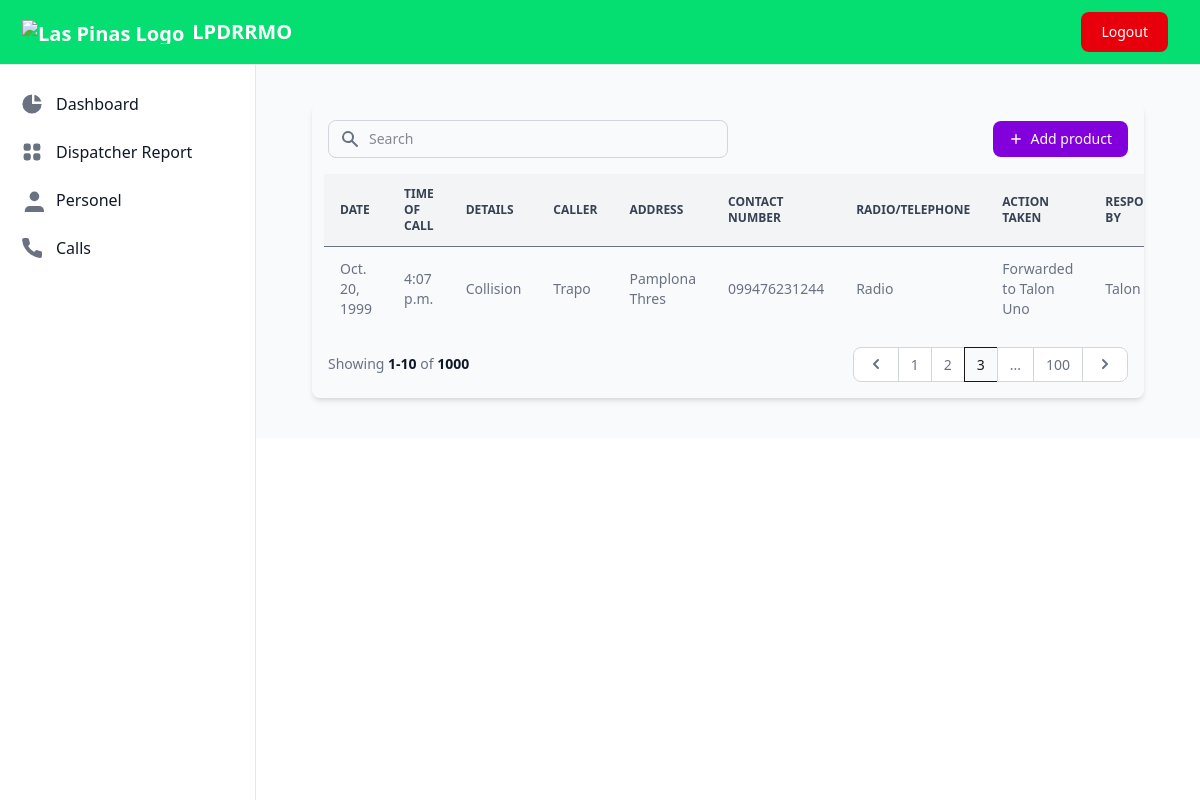
Page /calls/ (signed in) on the committed database.
### dispatch/models.py (models this page shows)
class Incident(models.Model):
    date = models.DateField()
    time_of_call = models.TimeField()
    details = models.CharField(max_length=200)
    caller = models.CharField(max_length=100)
    address = models.CharField(max_length=100)
    contact_number = models.IntegerField()
    action_taken = models.CharField(max_length=200)
    time_of_dispatch = models.TimeField()
    responded_by = models.CharField(max_length=100)
    back_to_base = models.TimeField()
    radio_or_telephone = models.CharField(max_length=100)
    remarks = models.CharField(max_length=100)

### dispatch/views.py (the view)
# urls.py: path('calls/', views.showView, name="calls"),
@login_required(login_url='/members/login_user/')
def showView(request):
    obj = Incident.objects.all()
    template_name = 'dispatch/calls.html'
    context = {'calls': obj}
    return render(request, template_name, context)

### dispatch/templates/dispatch/calls.html (shortened to what this page needs)
{% extends "../base/base.html" %}
{% block template %}
<section class=" ">
  <div class="max-w-screen-xl px-4">
      <div class="relative shadow-md sm:rounded-lg overflow-hidden">
          <div class="flex flex-col md:flex-row items-center justify-between space-y-3 md:space-y-0 md:space-x-4 p-4">
              <div class="w-full md:w-1/2">
                  <form class="flex items-center">
                      <div class="relative w-full">
                          <div class="absolute inset-y-0 left-0 flex items-center pl-3 pointer-events-none">
                              <svg aria-hidden="true" class="w-5 h-5 text-gray-500" fill="currentColor" viewbox="0 0 20 20" xmlns="http://www.w3.org/2000/svg">
                                  <path fill-rule="evenodd" d="M8 4a4 4 0 100 8 4 4 0 000-8zM2 8a6 6 0 1110.89 3.476l4.817 4.817a1 1 0 01-1.414 1.414l-4.816-4.816A6 6 0 012 8z" clip-rule="evenodd" />
                              </svg>
                          </div>
                          <input type="text" id="simple-search" class=" border border-gray-300 text-gray-900 text-sm rounded-lg focus:ring-primary-500 focus:border-primary-500 block w-full pl-10 p-2 dark:border-gray-600 dark:placeholder-gray-400   dark:focus:ring-primary-500 dark:focus:border-primary-500" placeholder="Search" required="">
                      </div>
                  </form>
              </div>
              <div class="w-full md:w-auto flex flex-col md:flex-row space-y-2 md:space-y-0 items-stretch md:items-center justify-end md:space-x-3 flex-shrink-0">
                  <button type="button" class="flex items-center justify-center text-white bg-purple-700 cursor pointer hover:bg-primary-800 focus:ring-4 focus:ring-primary-300 font-medium rounded-lg text-sm px-4 py-2 dark:bg-primary-600 dark:hover:bg-primary-700 focus:outline-none dark:focus:ring-primary-800">
                      <svg class="h-3.5 w-3.5 mr-2" fill="currentColor" viewbox="0 0 20 20" xmlns="http://www.w3.org/2000/svg" aria-hidden="true">
                          <path clip-rule="evenodd" fill-rule="evenodd" d="M10 3a1 1 0 011 1v5h5a1 1 0 110 2h-5v5a1 1 0 11-2 0v-5H4a1 1 0 110-2h5V4a1 1 0 011-1z" />
                      </svg>
                      <a href="{% url "calls_form" %}">Add product</a>
                  </button>
              </div>
          </div>
          <div class="overflow-x-auto px-3">
              <table class="w-full text-sm text-left text-gray-500 ">
                  <thead class="text-xs text-gray-700 uppercase bg-gray-100 ">
                      <tr>
                        <th scope="col" class="px-4 py-3">Date</th>
                        <th scope="col" class="px-4 py-3">Time of Call</th>
                        <th scope="col" class="px-4 py-3">Details</th>
                        <th scope="col" class="px-4 py-3">Caller</th>
                        <th scope="col" class="px-4 py-3">Address</th>
                        <th scope="col" class="px-4 py-3">Contact Number</th>
                        <th scope="col" class="px-4 py-3">Radio/telephone</th>
                        <th scope="col" class="px-4 py-3">Action Taken</th>
                        <th scope="col" class="px-4 py-3">Responded by</th>
                      </tr>
                  </thead>
                  <tbody>
                    {% for call in calls reversed%}
                      <tr class="border-b dark:border-gray-700">
                          <tr>
                            <td class="px-4 py-3">{{call.date}}</td>
                            <td class="px-4 py-3">{{call.time_of_call}}</td>
                            <td class="px-4 py-3">{{call.details}}</td>
                            <td class="px-4 py-3">{{call.caller}}</td>
                            <td class="px-4 py-3">{{call.address}}</td>
                            <td class="px-4 py-3">0{{call.contact_number}}</td>
                            <td class="px-4 py-3">{{call.radio_or_telephone}}</td>
                            <td class="px-4 py-3">{{call.action_taken}}</td>
                            <td class="px-4 py-3">{{call.responded_by}}</td>
                      </tr>
                    {% endfor %}
                  </tbody>
              </table>
          </div>
          <nav class="flex flex-col md:flex-row justify-between items-start md:items-center space-y-3 md:space-y-0 p-4" aria-label="Table navigation">
              <span class="text-sm font-normal text-gray-500 dark:text-gray-400">
                  Showing
                  <span class="font-semibold text-gray-900  ">1-10</span>
                  of
                  <span class="font-semibold text-gray-900  ">1000</span>
              </span>
              <ul class="inline-flex items-stretch -space-x-px">
                  <li>
                      <a href="#" class="flex items-center justify-center h-full py-1.5 px-3 ml-0 text-gray-500 bg-white rounded-l-lg border border-gray-300 hover:bg-gray-100 hover:text-gray-700 dark:bg-gray-800 dark:border-gray-700 dark:text-gray-400 dark:hover:bg-gray-700 dark:hover:text-white">
                          <svg class="w-5 h-5" aria-hidden="true" fill="currentColor" viewbox="0 0 20 20" xmlns="http://www.w3.org/2000/svg">
                              <path fill-rule="evenodd" d="M12.707 5.293a1 1 0 010 1.414L9.414 10l3.293 3.293a1 1 0 01-1.414 1.414l-4-4a1 1 0 010-1.414l4-4a1 1 0 011.414 0z" clip-rule="evenodd" />
                          </svg>
                      </a>
                  </li>
                  <li>
                      <a href="#" class="flex items-center justify-center text-sm py-2 px-3 leading-tight text-gray-500 bg-white border border-gray-300 hover:bg-gray-100 hover:text-gray-700 dark:border-gray-700 dark:hover:bg-gray-700 dark:hover:text-white">1</a>
                  </li>
                  <li>
                      <a href="#" class="flex items-center justify-center text-sm py-2 px-3 leading-tight text-gray-500 bg-white border border-gray-300 hover:bg-gray-100 hover:text-gray-700 dark:border-gray-700 dark:hover:bg-gray-700 dark:hover:text-white">2</a>
                  </li>
                  <li>
                      <a href="#" aria-current="page" class="flex items-center justify-center text-sm z-10 py-2 px-3 leading-tight text-primary-600 bg-primary-50 border border-primary-300 hover:bg-primary-100 hover:text-primary-700 dark:border-gray-700">3</a>
                  </li>
                  <li>
                      <a href="#" class="flex items-center justify-center text-sm py-2 px-3 leading-tight text-gray-500 bg-white border border-gray-300 hover:bg-gray-100 hover:text-gray-700 dark:border-gray-700 dark:hover:bg-gray-700 dark:hover:text-white">...</a>
                  </li>
                  <li>
                      <a href="#" class="flex items-center justify-center text-sm py-2 px-3 leading-tight text-gray-500 bg-white border border-gray-300 hover:bg-gray-100 hover:text-gray-700 dark:border-gray-700 dark:hover:bg-gray-700 dark:hover:text-white">100</a>
                  </li>
                  <li>
                      <a href="#" class="flex items-center justify-center h-full py-1.5 px-3 leading-tight text-gray-500 bg-white rounded-r-lg border border-gray-300 hover:bg-gray-100 hover:text-gray-700 dark:bg-gray-800 dark:border-gray-700 dark:hover:bg-gray-700 dark:hover:text-white">
                          <svg class="w-5 h-5" aria-hidden="true" fill="currentColor" viewbox="0 0 20 20" xmlns="http://www.w3.org/2000/svg">
                              <path fill-rule="evenodd" d="M7.293 14.707a1 1 0 010-1.414L10.586 10 7.293 6.707a1 1 0 011.414-1.414l4 4a1 1 0 010 1.414l-4 4a1 1 0 01-1.414 0z" clip-rule="evenodd" />
                          </svg>
                      </a>
                  </li>
              </ul>
          </nav>
      </div>
  </div>
</section>
{% endblock %}

### rows in the picture
Incident: date "Oct. 20, 1999", time_of_call "4:07 p.m.", details "Collision", caller "Trapo", address "Pamplona Thres", contact_number "99476231244", radio_or_telephone "Radio", action_taken "Forwarded to Talon Uno", responded_by "Talon…"
